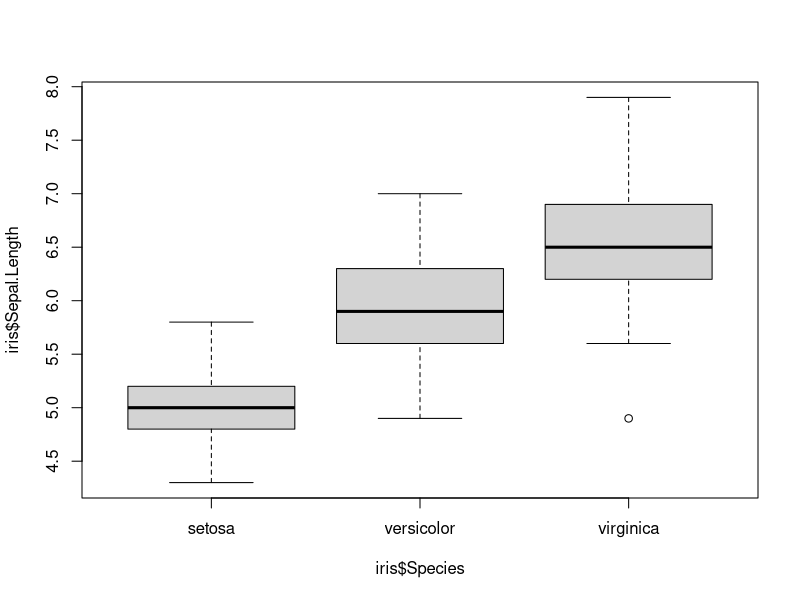
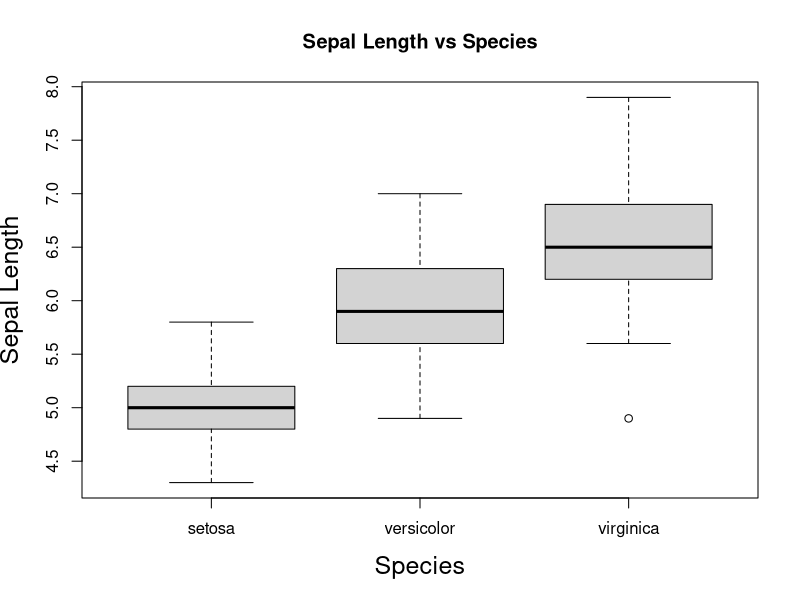
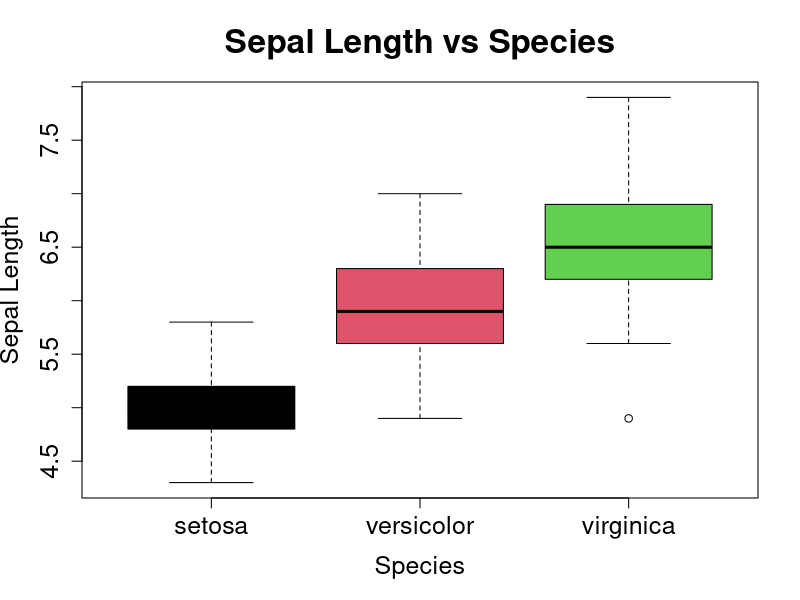
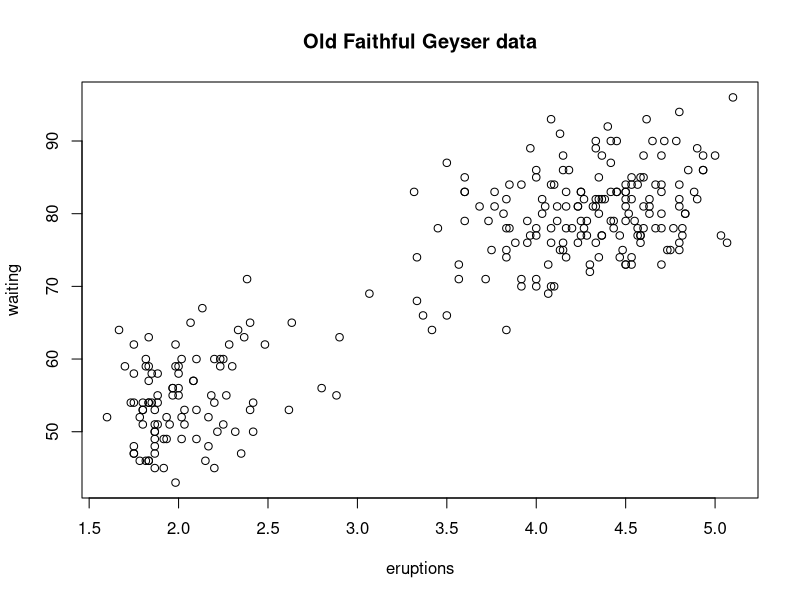
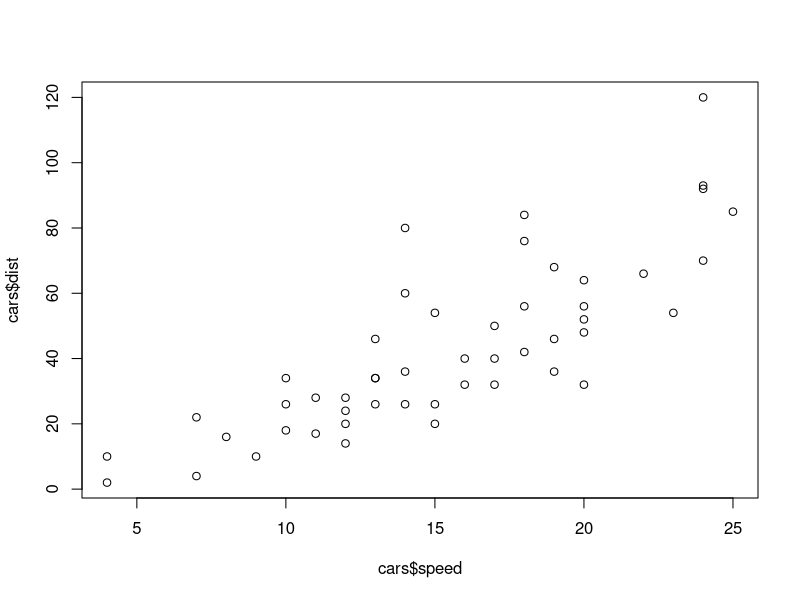
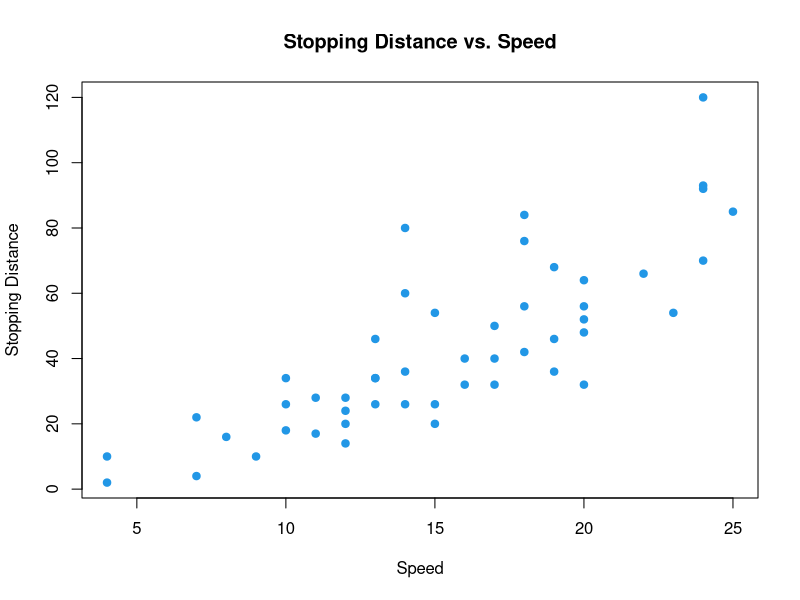
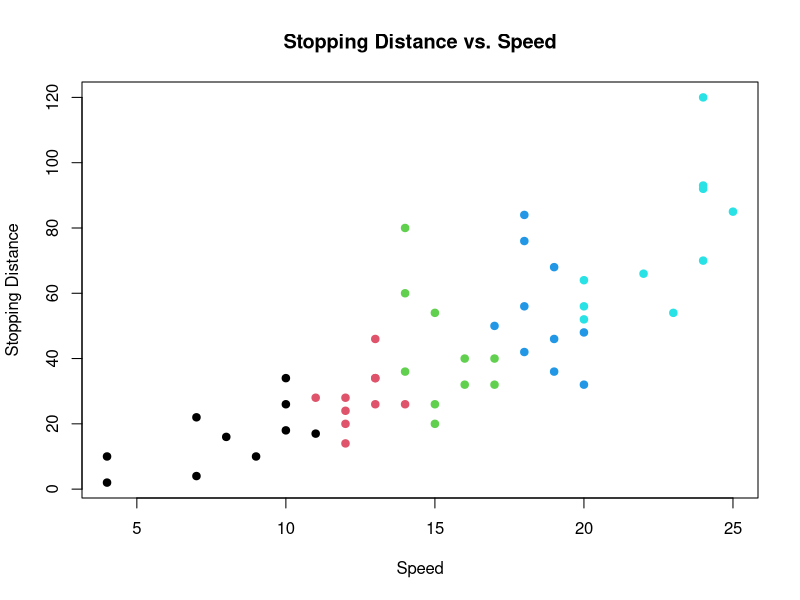
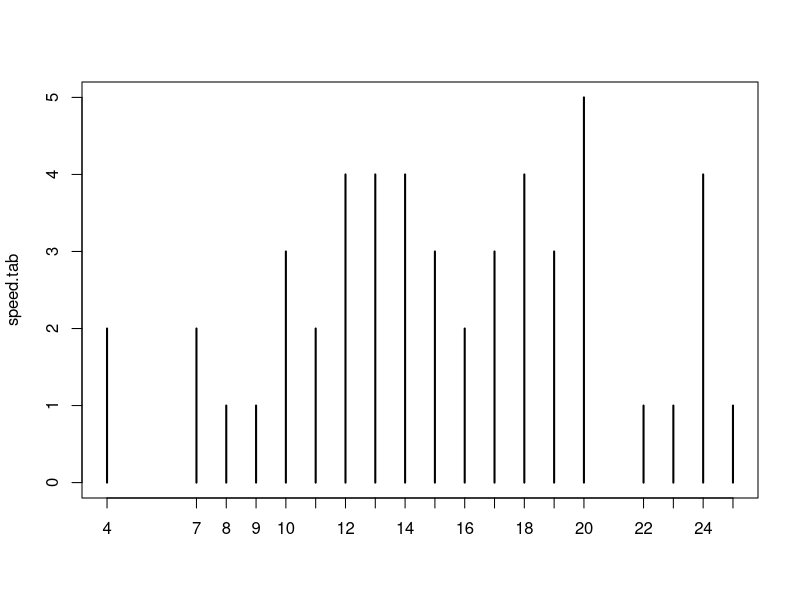

Write the R code that produced these figures, in order.
##Week 4 Assignment

#Load the Data & add the data packages
data(iris)

install.packages("ggplot2")
library(ggplot2)

#Initial Exploration
dim(iris)
colnames(iris)
str(iris)
summary(iris)
head(iris)

#Explore the ggplot2 package
boxplot(iris$Sepal.Length~iris$Species)
#Box plots are great for showing the data points which are deemed as outliers
#Also is a good for finding the median, the differences in the classification, and the quantile range.

boxplot(iris$Sepal.Length~iris$Species, ylab="Sepal Length",
        xlab="Species", main="Sepal Length vs Species", cex.lab=1.5)

boxplot(iris$Sepal.Length~iris$Species, ylab = "Sepal Length",
        col=rep(c(1,2,3)), xlab="Species", main="Sepal Length vs Species",
        cex.lab=1.5, cex.axis=1.5, cex.main=2)

#Now load the faithful dataset
data(faithful)
head(faithful)
dim(faithful)
colnames(faithful)
str(faithful)
summary(faithful)

#Plot faithful data
with(faithful, plot(eruptions, waiting))
title(main = "Old Faithful Geyser data")

#Load the Airquality dataset
data("airquality")
?airquality

#Load Cars Data
data(cars)

#Explore the cars dataset
head(cars)
dim(cars)
cars$speed

#Simple plot
plot(cars$speed, cars$dist)

#Simple plot with Colored data points
plot(cars$speed, cars$dist, pch=19, col=4, main="Stopping Distance vs. Speed",
     xlab= "Speed", ylab="Stopping Distance")

#Simple plot with different colors 
plot(cars$speed,cars$dist, pch=19, col=rep(1:5,each=10), main="Stopping Distance vs. Speed",
     xlab= "Speed", ylab="Stopping Distance")

##Tables
#Create the table with the speed column from the cars dataset
speed.tab <- table(cars$speed)
plot(speed.tab)
barplot(speed.tab)
hist(cars$speed)

#More elaborate histogram
hist(cars$speed, main="Histogram of Car Speeds", xlab="Speed", ylab="Frequency", breaks = 10)

#Now with some color
hist(cars$speed, main= "histogram of car speeds", xlab = "speed", ylab="Frequency", breaks = 10, col = "purple")

#As we can see, the y axis stops at 8 meters, so make a change to make it from 0 to 12 meters:
hist(cars$speed, main = "Histogram of Car Speeds", xlab="Speed", ylab= "Frequency", breaks = 10, col= "blue", ylim= c(0,12))

##Regression Plots
plot(cars$speed, cars$dist, type="l")

#Now with the data plot more distinct
plot(cars$speed, cars$dist, type = "o")

#Now with a dashed line
plot(cars$speed,cars$dist, type="l",lty="dashed")

plot(cars$speed,cars$dist, type="l", col=2)

#Change the line thickness
plot(cars$speed,cars$dist,type="l",col=2,lwd=3)

#Add some labels
plot(cars$speed,cars$dist, type="l",col=2,lwd=3, xlab="Car Speed", ylab= "Stopping Distance",
     main="Data on Stopping Distance of Cars")

#Fitting the data, if you want to clear the previous plot and start fresh:
plot.new()
#Now I'll redraw the plot above and fit a regression line upon it.
plot(cars$speed, cars$dist, type="l", col=2, lwd=3, 
     xlab="Car Speed", ylab="Stopping Distance", main = "Data on Stopping Distance of Cars")
#regression line
fit1=lm(dist~speed,data=cars)

summary(fit1)

#Now add the line
abline(fit1,lty="dashed")

#Add some text
text(x=10, y=100, labels="average distance = \n3.9324 meters per mile of speed")
#The x = 10, y = 100 command locates the origin of the text. The \n command tells the text to create a new line.

##Scatterplots
#Go back to using the Iris dataset again
data(iris)
head(iris)
pairs(iris)

#Color the pairs by their species
pairs(iris, col=iris$Species)

plot(iris$Sepal.Length, iris$Petal.Length, col=iris$Species)
#We can see a real disparity in the species and their petal and sepal lengths.

#Change the points to solid squares
plot(iris$Sepal.Length, iris$Petal.Length, col=iris$Species, pch=15)

plot(iris$Sepal.Length, iris$Petal.Length, col=iris$Species,pch=16)
#Change the data points to solid circles

#Now let's make the circles bigger
plot(iris$Sepal.Length, iris$Petal.Length, col=iris$Species, pch=16, cex=2)

#Levels of the species
levels(iris$Species)

#R gives setosa the first level, versicolor the 2nd and virginica the 3rd.
legend(x=4.5, y=7,legend=levels(iris$Species),col=c(1:3), pch=16)

legend(x=4.5, y=7,legend=c("setosa","versicolor","virginica"),col=c("magenta","cyan","yellow"),pch=16)

#Let's make the legend too big!
legend(x=4.5,y=7,legend=c("setosa","versicolor","virginica"),col=c("magenta","cyan","yellow"),pch=16,cex=3)
